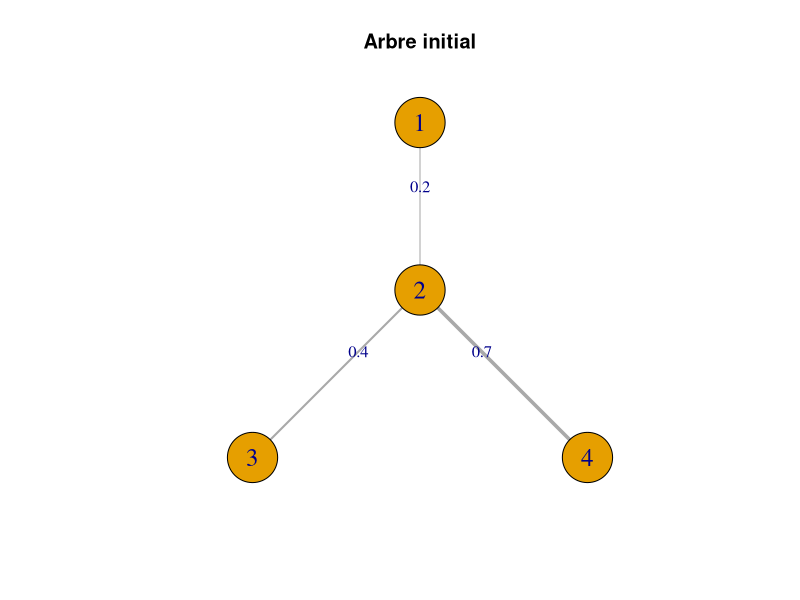
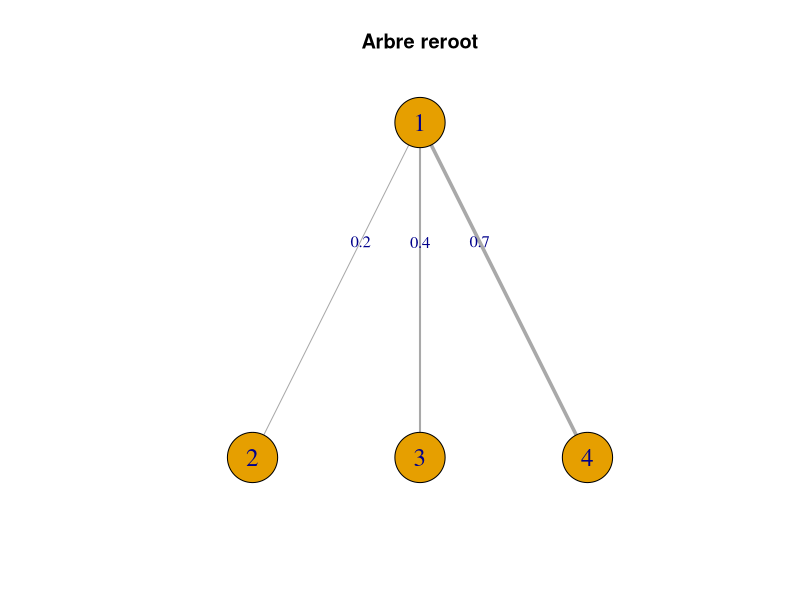

Recreate these plots in R, in order.
###
### Travail 2, ACT-7119
### Algorithm 5 : Changing root in accordance to with an adjacency matrix is in topological order.
###

library(igraph)

reroot = function(A, root_node, new_root){
  
  d = nrow(A)
  
  omega = new_root
  
  omega_vec = numeric()
  
  while (omega != root_node){
    
    omega_vec = c(omega_vec, omega)
    
    omega = min(which(A[omega,] > 0))
    
  }
  
  for (i in omega_vec){
    
    for (j in rev(seq(i - 1))){
      
      row_j = A[j, ] # ligne j
      row_jj = A[j + 1, ] # ligne j + 1
      
      # Switch
      A[j, ] = row_jj
      A[j + 1, ] = row_j
      
      col_j = A[, j] # colonne j
      col_jj = A[, j + 1] # colonne j + 1
      
      # Switch
      A[, j] = col_jj
      A[, j + 1] = col_j
      
    }
    
  }
  
  A
  
}


# Validation graphique ----
alpha12 = 0.2 ; alpha23 = 0.4; alpha24 = 0.7 # dépendances

# Matrice d'adjacence initiale
A = matrix(c(1, alpha12, 0, 0,
             alpha12, 1, alpha23, alpha24,
             0, alpha23, 1, 0,
             0, alpha24, 0, 1),
           nrow = 4,
           byrow = TRUE)

g = graph_from_adjacency_matrix(A,
                                mode = "undirected",
                                weighted = TRUE,
                                diag = FALSE)

mst_g <- mst(g)

plot(mst_g,
     layout = layout_as_tree(mst_g, root = 1), # Arbre
     edge.width = E(mst_g)$weight * 5, # Épaisseur de la ligne en fonction de la dépendance
     edge.label = round(E(mst_g)$weight, 2), # Ajouter la dépendance au graphique
     vertex.size = 30, # Taille node
     vertex.label.cex = 1.5, # Taille écriture node
     main = "Arbre initial") # ok

# Matrice d'adjacence avec nouveau choix de racine 
A_prime = reroot(A, 1, 2)

g_prime = graph_from_adjacency_matrix(A_prime,
                                      mode = "undirected",
                                      weighted = TRUE,
                                      diag = FALSE)

mst_g_prime <- mst(g_prime)

plot(mst_g_prime,
     layout = layout_as_tree(mst_g_prime, root = 1), # Arbre
     edge.width = E(mst_g_prime)$weight * 5, # Épaisseur de la ligne en fonction de la dépendance
     edge.label = round(E(mst_g_prime)$weight, 2), # Ajouter la dépendance au graphique
     vertex.size = 30, # Taille node
     vertex.label.cex = 1.5, # Taille écriture node
     main = "Arbre reroot") # ok




